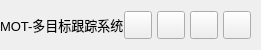
           <widget class="QFrame" name="contentTopBg">
            <property name="minimumSize">
             <size>
              <width>0</width>
              <height>50</height>
             </size>
            </property>
            <property name="maximumSize">
             <size>
              <width>16777215</width>
              <height>50</height>
             </size>
            </property>
            <property name="frameShape">
             <enum>QFrame::NoFrame</enum>
            </property>
            <property name="frameShadow">
             <enum>QFrame::Raised</enum>
            </property>
            <layout class="QHBoxLayout" name="horizontalLayout">
             <property name="spacing">
              <number>0</number>
             </property>
             <property name="leftMargin">
              <number>0</number>
             </property>
             <property name="topMargin">
              <number>0</number>
             </property>
             <property name="rightMargin">
              <number>10</number>
             </property>
             <property name="bottomMargin">
              <number>0</number>
             </property>
             <item>
              <widget class="QFrame" name="leftBox">
               <property name="sizePolicy">
                <sizepolicy hsizetype="Expanding" vsizetype="Preferred">
                 <horstretch>0</horstretch>
                 <verstretch>0</verstretch>
                </sizepolicy>
               </property>
               <property name="frameShape">
                <enum>QFrame::NoFrame</enum>
               </property>
               <property name="frameShadow">
                <enum>QFrame::Raised</enum>
               </property>
               <layout class="QHBoxLayout" name="horizontalLayout_3">
                <property name="spacing">
                 <number>0</number>
                </property>
                <property name="leftMargin">
                 <number>0</number>
                </property>
                <property name="topMargin">
                 <number>0</number>
                </property>
                <property name="rightMargin">
                 <number>0</number>
                </property>
                <property name="bottomMargin">
                 <number>0</number>
                </property>
                <item>
                 <widget class="QLabel" name="titleRightInfo">
                  <property name="sizePolicy">
                   <sizepolicy hsizetype="Preferred" vsizetype="Expanding">
                    <horstretch>0</horstretch>
                    <verstretch>0</verstretch>
                   </sizepolicy>
                  </property>
                  <property name="maximumSize">
                   <size>
                    <width>16777215</width>
                    <height>45</height>
                   </size>
                  </property>
                  <property name="font">
                   <font>
                    <family>Segoe UI</family>
                    <pointsize>10</pointsize>
                    <italic>false</italic>
                    <bold>false</bold>
                   </font>
                  </property>
                  <property name="text">
                   <string>MOT-多目标跟踪系统</string>
                  </property>
                  <property name="alignment">
                   <set>Qt::AlignLeading|Qt::AlignLeft|Qt::AlignVCenter</set>
                  </property>
                 </widget>
                </item>
               </layout>
              </widget>
             </item>
             <item alignment="Qt::AlignRight">
              <widget class="QFrame" name="rightButtons">
               <property name="minimumSize">
                <size>
                 <width>0</width>
                 <height>28</height>
                </size>
               </property>
               <property name="frameShape">
                <enum>QFrame::NoFrame</enum>
               </property>
               <property name="frameShadow">
                <enum>QFrame::Raised</enum>
               </property>
               <layout class="QHBoxLayout" name="horizontalLayout_2">
                <property name="spacing">
                 <number>5</number>
                </property>
                <property name="leftMargin">
                 <number>0</number>
                </property>
                <property name="topMargin">
                 <number>0</number>
                </property>
                <property name="rightMargin">
                 <number>0</number>
                </property>
                <property name="bottomMargin">
                 <number>0</number>
                </property>
                <item>
                 <widget class="QPushButton" name="settingsTopBtn">
                  <property name="minimumSize">
                   <size>
                    <width>28</width>
                    <height>28</height>
                   </size>
                  </property>
                  <property name="maximumSize">
                   <size>
                    <width>28</width>
                    <height>28</height>
                   </size>
                  </property>
                  <property name="cursor">
                   <cursorShape>PointingHandCursor</cursorShape>
                  </property>
                  <property name="toolTip">
                   <string>Settings</string>
                  </property>
                  <property name="text">
                   <string/>
                  </property>
                  <property name="icon">
                   <iconset resource="resources.qrc">
                    <normaloff>:/icons/images/icons/icon_settings.png</normaloff>:/icons/images/icons/icon_settings.png</iconset>
                  </property>
                  <property name="iconSize">
                   <size>
                    <width>20</width>
                    <height>20</height>
                   </size>
                  </property>
                  <property name="checkable">
                   <bool>false</bool>
                  </property>
                  <property name="checked">
                   <bool>false</bool>
                  </property>
                 </widget>
                </item>
                <item>
                 <widget class="QPushButton" name="minimizeAppBtn">
                  <property name="minimumSize">
                   <size>
                    <width>28</width>
                    <height>28</height>
                   </size>
                  </property>
                  <property name="maximumSize">
                   <size>
                    <width>28</width>
                    <height>28</height>
                   </size>
                  </property>
                  <property name="cursor">
                   <cursorShape>PointingHandCursor</cursorShape>
                  </property>
                  <property name="toolTip">
                   <string>Minimize</string>
                  </property>
                  <property name="text">
                   <string/>
                  </property>
                  <property name="icon">
                   <iconset resource="resources.qrc">
                    <normaloff>:/icons/images/icons/icon_minimize.png</normaloff>:/icons/images/icons/icon_minimize.png</iconset>
                  </property>
                  <property name="iconSize">
                   <size>
                    <width>20</width>
                    <height>20</height>
                   </size>
                  </property>
                 </widget>
                </item>
                <item>
                 <widget class="QPushButton" name="maximizeRestoreAppBtn">
                  <property name="minimumSize">
                   <size>
                    <width>28</width>
                    <height>28</height>
                   </size>
                  </property>
                  <property name="maximumSize">
                   <size>
                    <width>28</width>
                    <height>28</height>
                   </size>
                  </property>
                  <property name="font">
                   <font>
                    <family>Segoe UI</family>
                    <pointsize>10</pointsize>
                    <italic>false</italic>
                    <bold>false</bold>
                    <stylestrategy>PreferDefault</stylestrategy>
                   </font>
                  </property>
                  <property name="cursor">
                   <cursorShape>PointingHandCursor</cursorShape>
                  </property>
                  <property name="toolTip">
                   <string>Maximize</string>
                  </property>
                  <property name="text">
                   <string/>
                  </property>
                  <property name="icon">
                   <iconset resource="resources.qrc">
                    <normaloff>:/icons/images/icons/icon_maximize.png</normaloff>:/icons/images/icons/icon_maximize.png</iconset>
                  </property>
                  <property name="iconSize">
                   <size>
                    <width>20</width>
                    <height>20</height>
                   </size>
                  </property>
                 </widget>
                </item>
                <item>
                 <widget class="QPushButton" name="closeAppBtn">
                  <property name="minimumSize">
                   <size>
                    <width>28</width>
                    <height>28</height>
                   </size>
                  </property>
                  <property name="maximumSize">
                   <size>
                    <width>28</width>
                    <height>28</height>
                   </size>
                  </property>
                  <property name="cursor">
                   <cursorShape>PointingHandCursor</cursorShape>
                  </property>
                  <property name="toolTip">
                   <string>Close</string>
                  </property>
                  <property name="text">
                   <string/>
                  </property>
                  <property name="icon">
                   <iconset resource="resources.qrc">
                    <normaloff>:/icons/images/icons/icon_close.png</normaloff>:/icons/images/icons/icon_close.png</iconset>
                  </property>
                  <property name="iconSize">
                   <size>
                    <width>20</width>
                    <height>20</height>
                   </size>
                  </property>
                 </widget>
                </item>
               </layout>
              </widget>
             </item>
            </layout>
           </widget>
